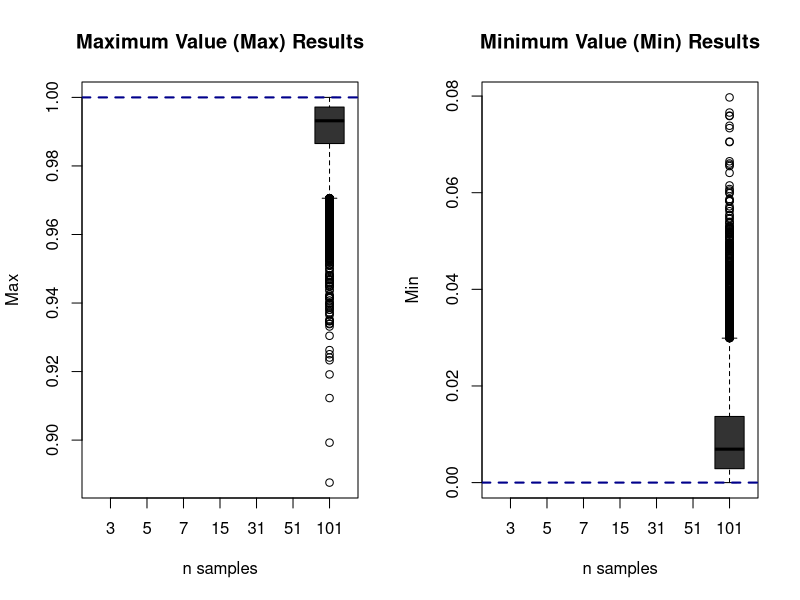
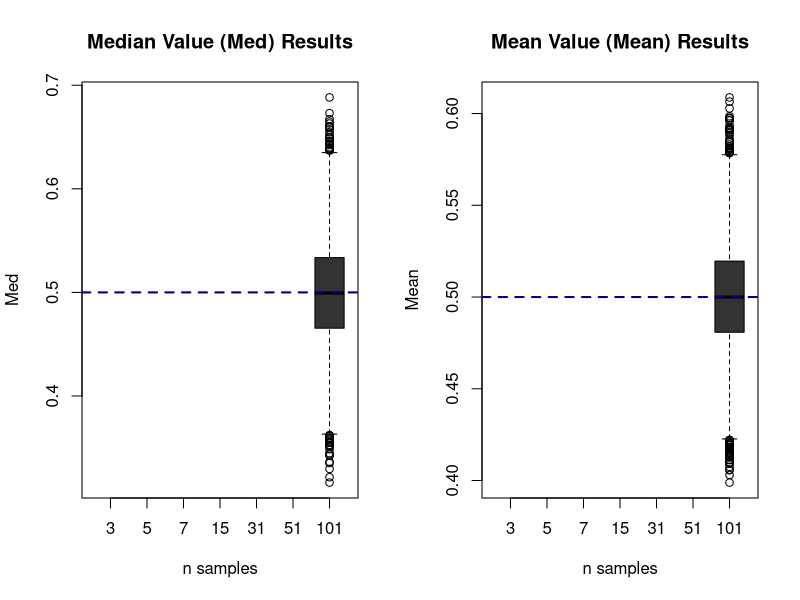

Recreate these plots in R, in order. (Note: this script raises an error after producing the figures.)
######
# ASSIGNMENT STATISTICS 40991
# Presented by: Juan David Garcia Gonzalez
# Due Date: October 24 2022
######

## Setting the Working Directory
setwd("C:/Users/Juan D Garcia/OneDrive - University College London/Desktop/Bocconi University/PhD Studies/Statistics_Bonetti/RScripts")
getwd()

###
# POINT 1)
###

## Given ascendant ordered samples (X1, X2, ..., X(n-1), Xn), compute 
## the following statistics:
# 1) X1: the minimum value of the sample.
# 2) X((n+1)/2): the median of the sample (for an uneven number of n). 
# Note: in this case all the n sample are uneven. 
# 3) Xn: the maximum value of the sample.
# 4) only for curiosity and learning reasons, the mean will be also calculated.

## Generating empty result vectors 
k <- 10000    # Number of values
resmin3 <- resmedian3 <- resmax3 <- resmean3 <- rep(NA,k)
resmin5 <- resmedian5 <- resmax5 <- resmean5 <- rep(NA,k)
resmin7 <- resmedian7 <- resmax7 <- resmean7 <- rep(NA,k)
resmin15 <- resmedian15 <- resmax15 <- resmean15 <- rep(NA,k)
resmin31 <- resmedian31 <- resmax31 <- resmean31 <- rep(NA,k)
resmin51 <- resmedian51 <- resmax51 <- resmean51 <- rep(NA,k)
resmin101 <- resmedian101 <- resmax101 <- resmean101 <- rep(NA,k)

## Generating the loops for many (in this case k is set to 10.000) iid 
## samples from the U(0,1) for n <- c(3,5,7,15,31,51,101)
n <- 101       # I have successively change n and name of variables
set.seed(40991)
for(i in 1:k)
  {
    gensample <- runif(n,0,1)
    resmin101[i] <- min(gensample)
    resmedian101[i] <- median(gensample)
    resmax101[i] <- max(gensample)
    resmean101[i] <- mean(gensample)
} 

## Saving the results into data frames to facilitate analysis
resmin <- as.data.frame(cbind(resmin3, resmin5, resmin7, resmin15,
                          resmin31, resmin51, resmin101))
resmedian <- as.data.frame(cbind(resmedian3, resmedian5, resmedian7,
                                 resmedian15, resmedian31, resmedian51, 
                                 resmedian101))
resmean <- as.data.frame(cbind(resmean3, resmean5, resmean7,
                                 resmean15, resmean31, resmean51, 
                                 resmean101))
resmax <- as.data.frame(cbind(resmax3, resmax5, resmax7, resmax15,
                              resmax31, resmax51, resmax101))

results <- as.data.frame(cbind(resmin, resmedian, resmean, resmax))
write.csv2(results, "1_Uniform.csv", row.names = FALSE)

## Visualization of results
# Defining legends, colors and number of plots
boxplotleg <- c("3","5","7","15","31","51","101")
boxplotcol <- c("gray80", "gray70", "gray60", "gray50",
                "gray40", "gray30", "gray20")
par(mfrow=c(1,2))

# Boxplots: Min&Max
boxplot(resmax,
        xlab = "n samples",
        ylab = "Max",
        main = "Maximum Value (Max) Results",
        names = boxplotleg, 
        col = boxplotcol)
abline(h=1, col = "darkblue", lwd = 2, lty = 2)
boxplot(resmin,
        xlab = "n samples",
        ylab = "Min",
        main = "Minimum Value (Min) Results",
        col = boxplotcol,
        names = boxplotleg)
abline(h=0, col = "darkblue", lwd = 2, lty = 2)

# Boxplots: Med&Mean
boxplot(resmedian,
        xlab = "n samples",
        ylab = "Med",
        main = "Median Value (Med) Results",
        names = boxplotleg, 
        col = boxplotcol)
abline(h=0.5, col = "darkblue", lwd = 2, lty = 2)
boxplot(resmean,
        xlab = "n samples",
        ylab = "Mean",
        main = "Mean Value (Mean) Results",
        col = boxplotcol,
        names = boxplotleg)
abline(h=0.5, col = "darkblue", lwd = 2, lty = 2)

# Visualization by histograms
# Note: vertical line at the E[U(0,1)] = 0.5
# Defining legends, colors and number of plots
par(mfrow=c(2,2))
hislabels <- c("MIN", "MAX", "MED")
hiscol <- c("darkblue", "darkgreen", "gray")

hist(resmin3, col = "darkblue", 
     ylim = c(0, 5000), xlim = c(0,1), main = "MIN (blue), MED (gray) & MAX (green) with different n
     
     n = 3", xlab = "")
hist(resmax3, add=TRUE, col = "darkgreen")
hist(resmedian3, add= TRUE, col= "gray")
abline(v=0.5, col = "gray", lwd = 2, lty = 2)

hist(resmin7, col = "darkblue", ylim = c(0, 5000),
     xlim = c(0,1), main = "n = 7", xlab = "")
hist(resmax7, add=TRUE, col = "darkgreen")
hist(resmedian7, add= TRUE, col= "gray")
abline(v=0.5, col = "gray", lwd = 2, lty = 2)

hist(resmin31, col = "darkblue", ylim = c(0, 5000), 
     xlim = c(0,1), main = "n = 31", xlab = "")
hist(resmax31, add=TRUE, col = "darkgreen")
hist(resmedian31, add= TRUE, col= "gray")
abline(v=0.5, col = "gray", lwd = 2, lty = 2)

hist(resmin101, col = "darkblue", ylim = c(0, 5000),
     xlim = c(0,1), main = "n = 101", xlab = "")
hist(resmax101, add=TRUE, col = "darkgreen")
hist(resmedian101, add= TRUE, col= "gray")
abline(v=0.5, col = "gray", lwd = 2, lty = 2)

## EXPONENTIAL DISTRIBUTION: Generating the loops for many (in this case k
# is set to 10.000) iid Samples from the Exp(lamda), for n <- c(3,5,7,15,31,51,101).

# Generating empty result vectors 
k <- 10000    # Number of values
resmin3 <- resmedian3 <- resmax3 <- resmean3 <- rep(NA,k)
resmin5 <- resmedian5 <- resmax5 <- resmean5 <- rep(NA,k)
resmin7 <- resmedian7 <- resmax7 <- resmean7 <- rep(NA,k)
resmin15 <- resmedian15 <- resmax15 <- resmean15 <- rep(NA,k)
resmin31 <- resmedian31 <- resmax31 <- resmean31 <- rep(NA,k)
resmin51 <- resmedian51 <- resmax51 <- resmean51 <- rep(NA,k)
resmin101 <- resmedian101 <- resmax101 <- resmean101 <- rep(NA,k)

## Generating the loops for k=10.000 and n <- c(3,5,7,15,31,51,101)
lambda <- 0.75  # lamda was set to 0.75
n <- 101        # I have successively change n and name of variables
set.seed(40991)
for(i in 1:k)
{
  gensample <- rexp(n,lambda)
  resmin101[i] <- min(gensample)
  resmedian101[i] <- median(gensample)
  resmax101[i] <- max(gensample)
  resmean101[i] <- mean(gensample)
} 

## Saving the results in data frames to facilitate analysis
resmin <- as.data.frame(cbind(resmin3, resmin5, resmin7, resmin15,
                              resmin31, resmin51, resmin101))
resmedian <- as.data.frame(cbind(resmedian3, resmedian5, resmedian7,
                                 resmedian15, resmedian31, resmedian51, 
                                 resmedian101))
resmean <- as.data.frame(cbind(resmean3, resmean5, resmean7,
                               resmean15, resmean31, resmean51, 
                               resmean101))
resmax <- as.data.frame(cbind(resmax3, resmax5, resmax7, resmax15,
                              resmax31, resmax51, resmax101))
results <- as.data.frame(cbind(resmin, resmedian, resmean, resmax))
write.csv2(results, "1_Exp.csv", row.names = FALSE)

## Visualization of results
# Boxplots: Max&Min
par(mfrow=c(1,2))
boxplot(resmax,
        xlab = "n samples",
        ylab = "Max",
        main = "Maximum Value (Max) Results",
        names = boxplotleg, 
        col = boxplotcol)
boxplot(resmin,
        xlab = "n samples",
        ylab = "Min",
        main = "Minimum Value (Min) Results",
        col = boxplotcol,
        names = boxplotleg)
abline(h=0, col = "darkblue", lwd = 2, lty = 2)

# Boxplots: Med&Mean
boxplot(resmedian,
        xlab = "n samples",
        ylab = "Med",
        main = "Median Value (Med) Results",
        names = boxplotleg, 
        col = boxplotcol)
abline(h=(log(2)/lambda), col = "darkblue", lwd = 2, lty = 2)
# Note: horizontal line at the Median[exp(lamda)] = (ln(2)/lambda) = 0.9241962
boxplot(resmean,
        xlab = "n samples",
        ylab = "Mean",
        main = "Mean Value (Mean) Results",
        col = boxplotcol,
        names = boxplotleg)
abline(h=(1/lambda), col = "darkblue", lwd = 2, lty = 2)
# Note: horizontal line at the E[exp(lamda)] = 1/lambda = 1.333333

# Visualization by histograms: Min, Max & Med
# Note 1: vertical lines at the Median[exp(lamda)] = (ln(2)/lambda)
# Note 2: xlim set to c(0,8), then information of the distribution of MAX is lost
par(mfrow=c(2,2))

hislabels <- c("MIN", "MAX", "MED")
hiscol <- c("darkblue", "darkgreen", "gray")

hist(resmin3, col = "darkblue", 
     ylim = c(0, 5000), xlim = c(0,8), main = "MIN (blue), MED (gray) & MAX (green) with different n
     
     n = 3", xlab = "")
hist(resmax3, add=TRUE, col = "darkgreen")
hist(resmedian3, add= TRUE, col= "gray")
abline(v=(log(2)/lambda), col = "gray", lwd = 2, lty = 2)

hist(resmin7, col = "darkblue", ylim = c(0, 5000),
     xlim = c(0,8), main = "n = 7", xlab = "")
hist(resmax7, add=TRUE, col = "darkgreen")
hist(resmedian7, add= TRUE, col= "gray")
abline(v=(log(2)/lambda), col = "gray", lwd = 2, lty = 2)

hist(resmin31, col = "darkblue", ylim = c(0, 5000), 
     xlim = c(0,8), main = "n = 31", xlab = "")
hist(resmax31, add=TRUE, col = "darkgreen")
hist(resmedian31, add= TRUE, col= "gray")
abline(v=(log(2)/lambda), col = "gray", lwd = 2, lty = 2)

hist(resmin101, col = "darkblue", ylim = c(0, 5000),
     xlim = c(0,8), main = "n = 101", xlab = "")
hist(resmax101, add=TRUE, col = "darkgreen")
hist(resmedian101, add= TRUE, col= "gray")
abline(v=(log(2)/lambda), col = "gray", lwd = 2, lty = 2)


###
# POINT 2
#
# POINT 2. (a)
###

## Generating the loops (k= 10.000) iid samples from the N(10,1)
## for n <- c(10,50,100, 1000), use (i.e. optim() function) to 
## compute the MLE for the mean and the sd (k=10.000)

## Generating empty result vectors
k <- 10000
resmean10 <- resmean50 <- resmean100 <- resmean1000 <- rep(NA,k)
ressd10 <- ressd50 <- ressd100 <- ressd1000 <- rep(NA,k)

## Defining the Loglikelihood function and its negative form
loglikeli <- function (param){
  negloglikeli <- -sum(dnorm(x, param[1], param[2], log = TRUE))
  return(negloglikeli)
}

## Sampling and optimizing
p <- c(20,5)           # par argument in optim () function. Discretional choice.
                       # par argument are the initial values for the parameters
n <- 1000                # I have successively change n and name of variables
set.seed(40991)
for(i in 1:k)
{
  x <- rnorm(n,10,1)
  res <-  optim(par = p, loglikeli, hessian = TRUE)
  resmean1000[i] <- res$par[1]      # Successively change the variable name
  ressd1000[i] <- res$par[2]        # Successively change the variable name
}
Hessian1000<- res$hessian           # successively change the variable name
Inverse1000<- solve(res$hessian)    # successively change the variable name

## Saving and organizing results to facilitate analysis
resmean <- cbind(resmean10, resmean50, resmean100, resmean1000)
ressd <- cbind(ressd10, ressd50, ressd100, ressd1000)
res_export <- as.data.frame(cbind(resmean, ressd))
write.csv2(res_export, file = "2a_Optim_Results_Normal.csv", row.names = FALSE)
# res_export <- read.csv2(file = "2a_Optim_Results_Normal.csv")

## Analyzing results with a summary
summary(res_export)

## Visualization of results

# ggplot visualization: comparing estimators with real values
install.packages("tidyverse")
library(tidyverse)
tab_resmeann <- rbind("n = 0010", "n = 0050", "n = 0100", "n = 1000")
tab_resmean1 <- rbind(mean(resmean10), mean(resmean50), 
          mean(resmean100), mean(resmean1000))
tab_resmean2 <- rbind(sd(resmean10), sd(resmean50), 
                      sd(resmean100), sd(resmean1000))
tab_ressd1 <- rbind(mean(ressd10), mean(ressd50), 
                      mean(ressd100), mean(ressd1000))
tab_ressd2 <- rbind(sd(ressd10), sd(ressd50), 
                      sd(ressd100), sd(ressd1000))
tab_resmean <- as.data.frame(cbind(tab_resmeann, tab_resmean1, 
                                   tab_resmean2, tab_ressd1, tab_ressd2))
write.csv2(tab_resmean, file = "2a_Results_Mean&Sd.csv", row.names = FALSE)
# Note: V1 = n size, V2 = mean(resmean), v3 = sd(resmean), V4 = mean(ressd), v5 = sd(ressd)

# Mean of resmean
ggplot(data=tab_resmean, aes(y=tab_resmean1, x=tab_resmeann, group=1)) +
  geom_line()+
  geom_point() + 
  ggtitle("MLE Mean") +
  xlab("n") +
  ylab("Mean") +
  theme_classic()

# Mean of ressd
ggplot(data=tab_resmean, aes(y=tab_ressd1, x=tab_resmeann, group=1)) +
  geom_line()+
  geom_point() + 
  ggtitle("MLE Standard Deviation") +
  xlab("n") +
  ylab("Mean") +
  theme_classic()

# Boxplots of Mean and Sd Estimators
# Defining legends and colors
boxplotleg <- c("10","50","100","1000")
boxplotcol <- c("gray80", "gray60", "gray40", "gray20")
par(mfrow=c(1,2))
boxplot(resmean,
        xlab = "n samples",
        ylab = "Mean",
        main = "MLE Mean Estimator",
        names = boxplotleg, 
        col = boxplotcol)
abline(h=10, col = "darkblue", lwd = 2, lty = 2)
boxplot(ressd,
        xlab = "n samples",
        ylab = "Sd",
        main = "MLE Standard Deviation Estimator",
        col = boxplotcol,
        names = boxplotleg)
abline(h=1, col = "darkblue", lwd = 2, lty = 2)


###
# POINT 2. (b)
###

# Note of the Hessian: an error when running the code for n=1
# Then, comparing the results from the varcov Matrix when 
# n <- c(10,100,1000)
Inverse10
Inverse50
Inverse100
Inverse1000

# Ploting the variance of estimators
varcov <- as.data.frame(rbind(Inverse10, Inverse50, Inverse100, Inverse1000))
var <- as.data.frame(rbind(diag(Inverse10), diag(Inverse50), 
                              diag(Inverse100), diag(Inverse1000)))
write.csv2(varcov, file = "2b_varcov.csv", row.names = FALSE)

plot(var$V1, type = "l", xaxt="n", col ="darkblue", 
     xlab = "n samples <-  c(10,50,100,1000), left to right", 
     ylab = "Variance of Estimators", ylim = c(0,0.04))
lines(var$V2, col = "darkgreen")
legend("topright", legend=c("var(MLE_mean)", "var(MLE_Sd"), 
       col=c("darkblue", "darkgreen"), lty = 1:2, cex=0.7, bty = "n")

###
# POINT 3
###

## Generating loops (k= 10.000) of iid samples from the Bernoulli(p)
## for n <- c(10,50,100, 1000), use (i.e. optim() function) to 
## compute the MLE for p (resp). Estimate the true confidence interval

## Generating empty result vectors 
# Note: resp_ber generate a vector of 0 and 1, in which xi=1 if the true
# parameter p (t_prob) falls into the confidence interval i. 0 otherwise.
k <- 10000
resp10 <- resp50 <- resp100 <- resp1000 <- rep(NA,k)
resp10_low90 <- resp50_low90 <- resp100_low90 <- resp1000_low90 <- rep(NA,k)
resp10_up90 <- resp50_up90 <- resp100_up90 <- resp1000_up90 <- rep(NA,k)
resp10_ber <- resp50_ber <- resp100_ber <- resp1000_ber <- rep(NA,k)

## Setting the initial parameters
t_prob <- 0.75     # True probability of sample success
p_initial <- 0.5  # par argument in optim () function. Discretional choice.
                  # par is the initial value for the parameter´s optimization.

## Defining the Loglikelihood function and its negative form
loglikeli <- function (param){
  negloglikeli <- -sum(dbinom(x, 1, param[1], log = TRUE))
  return(negloglikeli)
}

## Sampling and optimizing
# Note: For n=10 the method set was "Nelder-Mead" and Hessian = FALSE.
# Default BFGS method requires the gradient of the function being minimized.
# In some cases, it will try to use finite-differences to estimate it (error).
# Error under the default method could be because the vector x creates a
# discontinuity that prevents the numerical gradient from being properly formed. 

## n = 10
n <- 10                 
set.seed(40991)
for(i in 1:k)
{
  x <- rbinom(n, 1, prob = t_prob)
  res <-  optim(par = p_initial, loglikeli, method = "Nelder-Mead")
  resp10[i] <- res$par[1]
  resp10_low90[i] <- resp10[i] - qnorm(0.95)*sqrt((resp10[i]*(1-resp10[i]))/n)
  resp10_up90[i] <- resp10[i] + qnorm(0.95)*sqrt((resp10[i]*(1-resp10[i]))/n)
  resp10_ber[i] <- 1*(t_prob>resp10_low90[i])*(t_prob<resp10_up90[i])
}
# True confidence level at 99% CI
p10_ber <- mean(resp10_ber)
p10_99 <- c(p10_ber - qnorm(0.995)*sqrt(p10_ber*(1-p10_ber)/length(resp10_ber)),
         p10_ber, 
         p10_ber + qnorm(0.995)*sqrt(p10_ber*(1-p10_ber)/length(resp10_ber)))

## n = 50 
n <- 50              
set.seed(40991)
for(i in 1:k)
{
  x <- rbinom(n, 1, prob = t_prob)
  res <-  optim(par = p_initial, loglikeli, hessian = TRUE)
  resp50[i] <- res$par[1]
  resp50_low90[i] <- resp50[i] - qnorm(0.95)*sqrt((resp50[i]*(1-resp50[i]))/n)
  resp50_up90[i] <- resp50[i] + qnorm(0.95)*sqrt((resp50[i]*(1-resp50[i]))/n)
  resp50_ber[i] <- 1*(t_prob>resp50_low90[i])*(t_prob<resp50_up90[i])
}
# True confidence level at 99% CI
p50_ber <- mean(resp50_ber)
p50_99 <- c(p50_ber - qnorm(0.995)*sqrt(p50_ber*(1-p50_ber)/length(resp50_ber)),
            p50_ber, 
            p50_ber + qnorm(0.995)*sqrt(p50_ber*(1-p50_ber)/length(resp50_ber)))


## n = 100
n <- 100              
set.seed(40991)
for(i in 1:k)
{
  x <- rbinom(n, 1, prob = t_prob)
  res <-  optim(par = p_initial, loglikeli, hessian = TRUE)
  resp100[i] <- res$par[1]
  resp100_low90[i] <- resp100[i] - qnorm(0.95)*sqrt((resp100[i]*(1-resp100[i]))/n)
  resp100_up90[i] <- resp100[i] + qnorm(0.95)*sqrt((resp100[i]*(1-resp100[i]))/n)
  resp100_ber[i] <- 1*(t_prob>resp100_low90[i])*(t_prob<resp100_up90[i])
}
# True confidence level at 99% CI
p100_ber <- mean(resp100_ber)
p100_99 <- c(p100_ber - qnorm(0.995)*sqrt(p100_ber*(1-p100_ber)/length(resp100_ber)),
            p100_ber, 
            p100_ber + qnorm(0.995)*sqrt(p100_ber*(1-p100_ber)/length(resp100_ber)))

## n = 1000
n <- 1000              
set.seed(40991)
for(i in 1:k)
{
  x <- rbinom(n, 1, prob = t_prob)
  res <-  optim(par = p_initial, loglikeli, hessian = TRUE)
  resp1000[i] <- res$par[1]
  resp1000_low90[i] <- resp1000[i] - qnorm(0.95)*sqrt((resp1000[i]*(1-resp1000[i]))/n)
  resp1000_up90[i] <- resp1000[i] + qnorm(0.95)*sqrt((resp1000[i]*(1-resp1000[i]))/n)
  resp1000_ber[i] <- 1*(t_prob>resp1000_low90[i])*(t_prob<resp1000_up90[i])
}
# True confidence level at 99% CI
p1000_ber <- mean(resp1000_ber)
p1000_99 <- c(p1000_ber - qnorm(0.995)*sqrt(p1000_ber*(1-p1000_ber)/length(resp1000_ber)),
             p1000_ber, 
             p1000_ber + qnorm(0.995)*sqrt(p1000_ber*(1-p1000_ber)/length(resp1000_ber)))

## Saving the MLE results
resp <- cbind(resp10, resp50, resp100, resp1000)
resp_low90 <- cbind(resp10_low90, resp50_low90, 
                    resp100_low90, resp1000_low90)
resp_up90 <- cbind(resp10_up90, resp50_up90, 
                   resp100_up90, resp1000_up90)
resp_ber <- cbind(resp10_ber, resp50_ber, resp100_ber, resp1000_ber)
resp_export <- as.data.frame(cbind(resp, resp_low90, resp_up90,
                                   resp_ber))
write.csv2(resp_export, file = "3_Optim_Results_Bernoulli.csv", row.names = FALSE)

## Ploting the pMLE
boxplotleg <- c("10","50","100","1000")
boxplotcol <- c("gray80", "gray60", "gray40", "gray20")
boxplot(resp,
        xlab = "n samples",
        ylab = " ",
        main = "MLE p",
        col = boxplotcol,
        names = boxplotleg)
abline(h=t_prob, col = "darkblue", lwd = 2, lty = 2)

## Saving the True confidence level 99%CI results
plow_99 <- c(p10_ber - qnorm(0.995)*sqrt(p10_ber*(1-p10_ber)/length(resp10_ber)),
             p50_ber - qnorm(0.995)*sqrt(p50_ber*(1-p50_ber)/length(resp50_ber)),
             p100_ber - qnorm(0.995)*sqrt(p100_ber*(1-p100_ber)/length(resp100_ber)),
             p1000_ber - qnorm(0.995)*sqrt(p1000_ber*(1-p1000_ber)/length(resp1000_ber)))
p_99 <- c(p10_ber, p50_ber, p100_ber, p1000_ber)
pup_99 <- c(p10_ber + qnorm(0.995)*sqrt(p10_ber*(1-p10_ber)/length(resp10_ber)),
            p50_ber + qnorm(0.995)*sqrt(p50_ber*(1-p50_ber)/length(resp50_ber)),
            p100_ber + qnorm(0.995)*sqrt(p100_ber*(1-p100_ber)/length(resp100_ber)),
            p1000_ber + qnorm(0.995)*sqrt(p1000_ber*(1-p1000_ber)/length(resp1000_ber)))
n <- c(10, 50, 100, 1000)

p <- as.data.frame(cbind(n, plow_99, p_99, pup_99))
write.csv2(p, file = "3_True_p_99CI.csv", row.names = FALSE)
p

## ploting the 99% CI results
install.packages("ggplot2")
library(ggplot2)

ggplot(p_99_CI, aes(levels_p_99, p_99)) +        
  geom_point() +
  geom_errorbar(aes(ymin = plow_99, ymax = pup_99)) +
  xlab("n <- (10, 50, 100, 1000)") + 
  ylab("p") + 
  ggtitle("True Confidence Level 99%") + 
  theme_classic() 

###
# POINT 4
###

## n = 10
# Defining parameters
fit1_10 <- fit2_10 <- se1_10 <- se2_10 <- matrix(ncol = 2, nrow = k)
k <- 1000
n <- 10
# Generating data and lm results
for (i in 1:k){
  set.seed(40991+i)
  # Normal Errors
  Xi_10 <- rnorm(n, 5, 4)
  E1_10 <- rnorm(n, 0, 9)
  B0 <- 10
  B1 <- 2
  Y1_10 <- B0 + (B1*Xi_10) + E1_10
  fit1 <- lm(Y1_10 ~ Xi_10)
  fit1_10[i, ] <- fit1$coefficients
  se1_10[i, ] <- sqrt(diag(vcov((fit1))))
  # Exponential Errors (lambda = 1.2)
  E2_10 <- rexp(n, 1.2)
  Y2_10 <- B0 + (B1*Xi_10) + E2_10
  fit2 <- lm(Y2_10 ~ Xi_10)
  fit2_10[i, ] <- fit2$coefficients
  se2_10[i, ] <- sqrt(diag(vcov((fit2))))
}
summary(fit1_10)
summary(fit2_10)

## n = 50
# Defining parameters
fit1_50 <- fit2_50 <- se1_50 <- se2_50 <- matrix(ncol = 2, nrow = k)
k <- 1000
n <- 50
# Generating data and lm results
for (i in 1:k){
  set.seed(40991+i)
  # Normal Errors
  Xi_50 <- rnorm(n, 5, 4)
  E1_50 <- rnorm(n, 0, 9)
  B0 <- 10
  B1 <- 2
  Y1_50 <- B0 + (B1*Xi_50) + E1_50
  fit1 <- lm(Y1_50 ~ Xi_50)
  fit1_50[i, ] <- fit1$coefficients
  se1_50[i, ] <- sqrt(diag(vcov((fit1))))
  # Exponential Errors (lambda = 1.2)
  E2_50 <- rexp(n, 1.2)
  Y2_50 <- B0 + (B1*Xi_50) + E2_50
  fit2 <- lm(Y2_50 ~ Xi_50)
  fit2_50[i, ] <- fit2$coefficients
  se2_50[i, ] <- sqrt(diag(vcov((fit2))))
}
summary(fit1_50)
summary(fit2_50)

## n = 100
# Defining parameters
fit1_100 <- fit2_100 <- se1_100 <- se2_100 <- matrix(ncol = 2, nrow = k)
k <- 1000
n <- 100
# Generating data and lm results
for (i in 1:k){
  set.seed(40991+i)
  # Normal Errors
  Xi_100 <- rnorm(n, 5, 4)
  E1_100 <- rnorm(n, 0, 9)
  B0 <- 10
  B1 <- 2
  Y1_100 <- B0 + (B1*Xi_100) + E1_100
  fit1 <- lm(Y1_100 ~ Xi_100)
  fit1_100[i, ] <- fit1$coefficients
  se1_100[i, ] <- sqrt(diag(vcov((fit1))))
  # Exponential Errors (lambda = 1.2)
  E2_100 <- rexp(n, 1.2)
  Y2_100 <- B0 + (B1*Xi_100) + E2_100
  fit2 <- lm(Y2_100 ~ Xi_100)
  fit2_100[i, ] <- fit2$coefficients
  se2_100[i, ] <- sqrt(diag(vcov((fit2))))
}
summary(fit1_100)
summary(fit2_100)

## n = 1000
# Defining parameters
fit1_1000 <- fit2_1000 <- se1_1000 <- se2_1000 <- matrix(ncol = 2, nrow = k)
k <- 1000
n <- 1000
# Generating data and lm results
for (i in 1:k){
  set.seed(40991+i)
  # Normal Errors
  Xi_1000 <- rnorm(n, 5, 4)
  E1_1000 <- rnorm(n, 0, 9)
  B0 <- 10
  B1 <- 2
  Y1_1000 <- B0 + (B1*Xi_1000) + E1_1000
  fit1 <- lm(Y1_1000 ~ Xi_1000)
  fit1_1000[i, ] <- fit1$coefficients
  se1_1000[i, ] <- sqrt(diag(vcov((fit1))))
  # Exponential Errors (lambda = 1.2)
  E2_1000 <- rexp(n, 1.2)
  Y2_1000 <- B0 + (B1*Xi_1000) + E2_1000
  fit2 <- lm(Y2_1000 ~ Xi_1000)
  fit2_1000[i, ] <- fit2$coefficients
  se2_1000[i, ] <- sqrt(diag(vcov((fit2))))
}
summary(fit1_1000)
summary(fit2_1000)

## Saving the B0 and B1 samples and calculating their SE
# Note: V1: n=10, V2: n=50, V3: n=100, v4: n=1000
Reg1_B0 <- cbind(fit1_10[,1], fit1_50[,1], fit1_100[,1], fit1_1000[,1])
Reg2_B0 <- cbind(fit2_10[,1], fit2_50[,1], fit2_100[,1], fit2_1000[,1]) 
Reg1_B1 <- cbind(fit1_10[,2], fit1_50[,2], fit1_100[,2], fit1_1000[,2])
Reg2_B1 <- cbind(fit2_10[,2], fit2_50[,2], fit2_100[,2], fit2_1000[,2])
write.csv2(Reg1_B0, "4.Reg1_B0.csv", row.names = FALSE)
write.csv2(Reg2_B0, "4.Reg2_B0.csv", row.names = FALSE)
write.csv2(Reg1_B1, "4.Reg1_B1.csv", row.names = FALSE)
write.csv2(Reg2_B1, "4.Reg2_B1.csv", row.names = FALSE)

Reg1_B0_se <- cbind(se1_10[,1], se1_50[,1], se1_100[,1], se1_1000[,1])
Reg2_B0_se <- cbind(se2_10[,1], se2_50[,1], se2_100[,1], se2_1000[,1])
Reg1_B1_se <- cbind(se1_10[,2], se1_50[,2], se1_100[,2], se1_1000[,2])
Reg2_B1_se <- cbind(se2_10[,2], se2_50[,2], se2_100[,2], se2_1000[,2])

## Exploratory Analysis
# Note: V1: n=10, V2: n=50, V3: n=100, v4: n=1000
summary(Reg1_B0)
summary(Reg2_B0)
summary(Reg1_B1)
summary(Reg2_B1)

## Boxplots for analizing biasedness and consistency of B0 and B1
# Defining legends and colors
boxplotleg <- c("10","50","100","1000")
boxplotcol <- c("gray80", "gray60", "gray40", "gray20")

# B0
par(mfrow=c(1,2))
boxplot(Reg1_B0,
        xlab = "n samples",
        ylab = "B0",
        main = "Normal Errors",
        names = boxplotleg, 
        col = boxplotcol)
abline(h=10, col = "darkblue", lwd = 2, lty = 2)
boxplot(Reg2_B0,
        xlab = "n samples",
        ylab = "B0",
        main = "Exponential Errors",
        col = boxplotcol,
        names = boxplotleg)
abline(h=10, col = "darkblue", lwd = 2, lty = 2)
# New horizontal line with B0_true=10, plus (1/lambda) = (1/1.2)
abline(h=10+(1/1.2), col = "darkblue", lwd = 1.5, lty = 2)

# B1
par(mfrow=c(1,2))
boxplot(Reg1_B1,
        xlab = "n samples",
        ylab = "B1",
        main = "Normal Errors",
        names = boxplotleg, 
        col = boxplotcol)
abline(h=2, col = "darkblue", lwd = 2, lty = 2)
boxplot(Reg2_B1,
        xlab = "n samples",
        ylab = "B1",
        main = "Exponential Errors",
        col = boxplotcol,
        names = boxplotleg)
abline(h=2, col = "darkblue", lwd = 2, lty = 2)

## Boxplots of standard errors (SE)
# B0
par(mfrow=c(1,2))
boxplot(Reg1_B0_se,
        xlab = "n samples",
        ylab = "Standard errors (B0)",
        main = "Normal Errors",
        names = boxplotleg, 
        col = boxplotcol)
boxplot(Reg2_B0_se,
        xlab = "n samples",
        ylab = "Standard errors (B0)",
        main = "Exponential Errors",
        col = boxplotcol,
        names = boxplotleg)

# B1
par(mfrow=c(1,2))
boxplot(Reg1_B1_se,
        xlab = "n samples",
        ylab = "Standard errors (B1)",
        main = "Normal Errors",
        names = boxplotleg, 
        col = boxplotcol)
boxplot(Reg2_B1_se,
        xlab = "n samples",
        ylab = "Standard errors (B1)",
        main = "Exponential Errors",
        col = boxplotcol,
        names = boxplotleg)

## 95% intervals of B0 and B1
# Note: 95% CI are built on both the mean of estimators and standard errors
## Visualizing the 95% Confidence Intervals

#Reg1_B0
low_95_1B0 <- c(mean(Reg1_B0[,1]) - qnorm(0.95) * mean(Reg1_B0_se[,1]),
                 mean(Reg1_B0[,2]) - qnorm(0.95) * mean(Reg1_B0_se[,2]), 
                 mean(Reg1_B0[,3]) - qnorm(0.95) * mean(Reg1_B0_se[,3]), 
                 mean(Reg1_B0[,4]) - qnorm(0.95) * mean(Reg1_B0_se[,4]))
pe_95_1B0 <- c(mean(Reg1_B0[,1]),
              mean(Reg1_B0[,2]),
              mean(Reg1_B0[,3]), 
              mean(Reg1_B0[,4]))
up_95_1B0 <- c(mean(Reg1_B0[,1]) + qnorm(0.95) * mean(Reg1_B0_se[,1]),
               mean(Reg1_B0[,2]) + qnorm(0.95) * mean(Reg1_B0_se[,2]), 
               mean(Reg1_B0[,3]) + qnorm(0.95) * mean(Reg1_B0_se[,3]),
               mean(Reg1_B0[,4]) + qnorm(0.95) * mean(Reg1_B0_se[,4]))
n <- c(1,2,3,4)
p_95_1B0 <- as.data.frame(cbind(n, low_95_1B0, pe_95_1B0, up_95_1B0))

ggplot(p_95_1B0, aes(n, pe_95_1B0)) +      
  geom_point() +
  geom_errorbar(aes(ymin = low_95_1B0, ymax = up_95_1B0)) +
  xlab("n = c(10, 50, 100, 1000)") + 
  ylab("B0") + 
  ggtitle("95% Confidence Interval, Normal Errors") + 
  geom_hline(yintercept = 10, col = "blue", lty = 4) + 
  theme_classic() 

#Reg2_B0
low_95_2B0 <- c(mean(Reg2_B0[,1]) - qnorm(0.95) * mean(Reg2_B0_se[,1]),
                mean(Reg2_B0[,2]) - qnorm(0.95) * mean(Reg2_B0_se[,2]), 
                mean(Reg2_B0[,3]) - qnorm(0.95) * mean(Reg2_B0_se[,3]), 
                mean(Reg2_B0[,4]) - qnorm(0.95) * mean(Reg2_B0_se[,4]))
pe_95_2B0 <- c(mean(Reg2_B0[,1]),
               mean(Reg2_B0[,2]),
               mean(Reg2_B0[,3]), 
               mean(Reg2_B0[,4]))
up_95_2B0 <- c(mean(Reg2_B0[,1]) + qnorm(0.95) * mean(Reg2_B0_se[,1]),
               mean(Reg2_B0[,2]) + qnorm(0.95) * mean(Reg2_B0_se[,2]), 
               mean(Reg2_B0[,3]) + qnorm(0.95) * mean(Reg2_B0_se[,3]),
               mean(Reg2_B0[,4]) + qnorm(0.95) * mean(Reg2_B0_se[,4]))
n <- c(1,2,3,4)
p_95_2B0 <- as.data.frame(cbind(n, low_95_2B0, pe_95_2B0, up_95_2B0))

ggplot(p_95_2B0, aes(n, pe_95_2B0)) +      
  geom_point() +
  geom_errorbar(aes(ymin = low_95_2B0, ymax = up_95_2B0)) +
  xlab("n = c(10, 50, 100, 1000)") + 
  ylab("B0") + 
  ggtitle("95% Confidence Interval, Exponential Errors") + 
  geom_hline(yintercept = 10, col = "blue", lty = 4) +
  geom_hline(yintercept = 10 + (1/1.2), col = "blue", lty = 4) + 
  theme_classic() 
# Note: (1/lambda) = (1/1.2) is added in the second abline  

#Reg1_B1
low_95_1B1 <- c(mean(Reg1_B1[,1]) - qnorm(0.95) * mean(Reg1_B1_se[,1]),
                mean(Reg1_B1[,2]) - qnorm(0.95) * mean(Reg1_B1_se[,2]), 
                mean(Reg1_B1[,3]) - qnorm(0.95) * mean(Reg1_B1_se[,3]), 
                mean(Reg1_B1[,4]) - qnorm(0.95) * mean(Reg1_B1_se[,4]))
pe_95_1B1 <- c(mean(Reg1_B1[,1]),
               mean(Reg1_B1[,2]),
               mean(Reg1_B1[,3]), 
               mean(Reg1_B1[,4]))
up_95_1B1 <- c(mean(Reg1_B1[,1]) + qnorm(0.95) * mean(Reg1_B1_se[,1]),
               mean(Reg1_B1[,2]) + qnorm(0.95) * mean(Reg1_B1_se[,2]), 
               mean(Reg1_B1[,3]) + qnorm(0.95) * mean(Reg1_B1_se[,3]),
               mean(Reg1_B1[,4]) + qnorm(0.95) * mean(Reg1_B1_se[,4]))
n <- c(1,2,3,4)
p_95_1B1 <- as.data.frame(cbind(n, low_95_1B1, pe_95_1B1, up_95_1B1))

ggplot(p_95_1B1, aes(n, pe_95_1B1)) +      
  geom_point() +
  geom_errorbar(aes(ymin = low_95_1B1, ymax = up_95_1B1)) +
  xlab("n = c(10, 50, 100, 1000)") + 
  ylab("B1") + 
  ggtitle("95% Confidence Interval, Normal Errors") + 
  geom_hline(yintercept = 2, col = "blue", lty = 4) + 
  theme_classic() 

#Reg2_B1
low_95_2B1 <- c(mean(Reg2_B1[,1]) - qnorm(0.95) * mean(Reg2_B1_se[,1]),
                mean(Reg2_B1[,2]) - qnorm(0.95) * mean(Reg2_B1_se[,2]), 
                mean(Reg2_B1[,3]) - qnorm(0.95) * mean(Reg2_B1_se[,3]), 
                mean(Reg2_B1[,4]) - qnorm(0.95) * mean(Reg2_B1_se[,4]))
pe_95_2B1 <- c(mean(Reg2_B1[,1]),
               mean(Reg2_B1[,2]),
               mean(Reg2_B1[,3]), 
               mean(Reg2_B1[,4]))
up_95_2B1 <- c(mean(Reg2_B1[,1]) + qnorm(0.95) * mean(Reg2_B1_se[,1]),
               mean(Reg2_B1[,2]) + qnorm(0.95) * mean(Reg2_B1_se[,2]), 
               mean(Reg2_B1[,3]) + qnorm(0.95) * mean(Reg2_B1_se[,3]),
               mean(Reg2_B1[,4]) + qnorm(0.95) * mean(Reg2_B1_se[,4]))
n <- c(1,2,3,4)
p_95_2B1 <- as.data.frame(cbind(n, low_95_2B1, pe_95_2B1, up_95_2B1))

ggplot(p_95_2B1, aes(n, pe_95_2B1)) +      
  geom_point() +
  geom_errorbar(aes(ymin = low_95_2B1, ymax = up_95_2B1)) +
  xlab("n = c(10, 50, 100, 1000)") + 
  ylab("B1") + 
  ggtitle("95% Confidence Interval, Exponential Errors") + 
  geom_hline(yintercept = 2, col = "blue", lty = 4) + 
  theme_classic()

#####
# END
#####